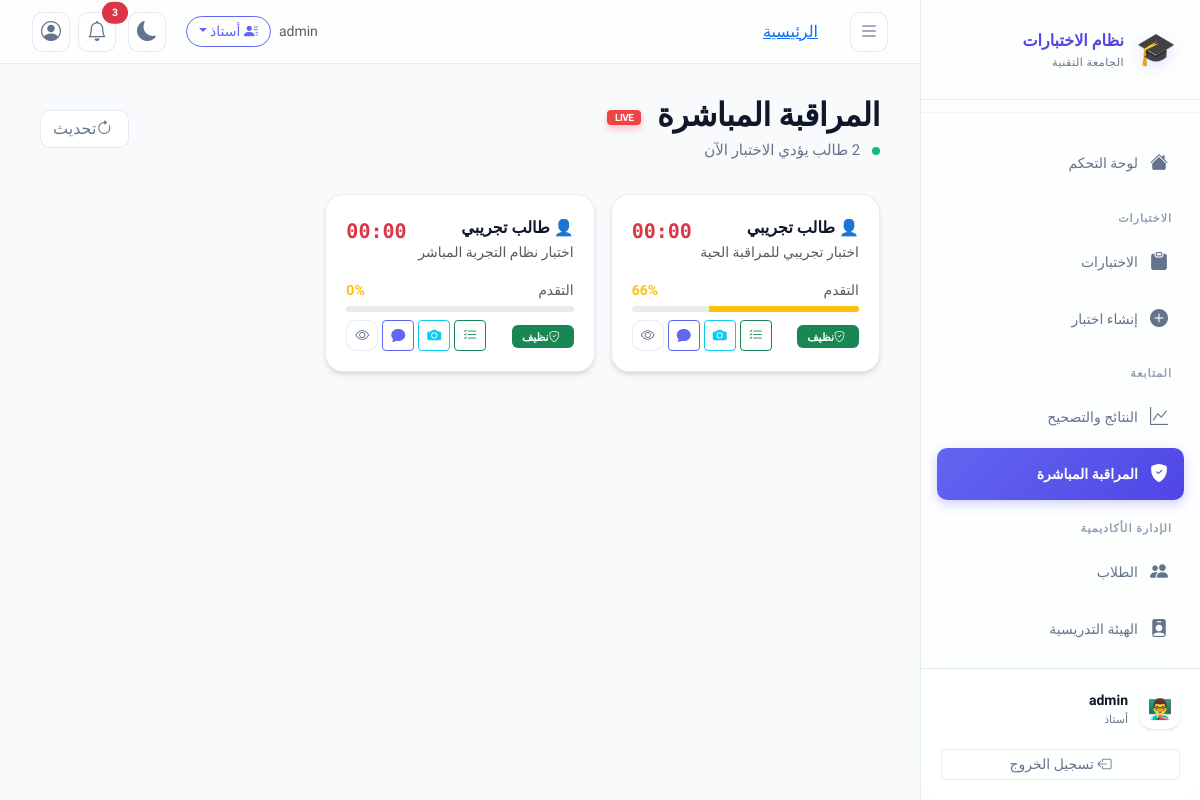
The page /monitoring/ (signed in) on the database its author committed.
### accounts/models.py (models this page shows, shortened)
class Profile(models.Model):
    ROLE_CHOICES = [
        ('admin', 'أستاذ'),
        ('assistant', 'مراقب / مصحح'),
        ('student', 'طالب'),
    ]
    LEVEL_CHOICES = [
        (1, 'المستوى الأول'),
        (2, 'المستوى الثاني'),
        (3, 'المستوى الثالث'),
        (4, 'المستوى الرابع'),
    ]
    user = models.OneToOneField(User, on_delete=models.CASCADE, related_name='profile')
    role = models.CharField(max_length=20, choices=ROLE_CHOICES, default='student')
    allowed_roles = models.JSONField(default=list, blank=True, verbose_name='الصلاحيات المتعددة', help_text='يخزن قائمة بالأدوار المسموحة لهذا المستخدم')
    student_id = models.CharField(max_length=20, blank=True, verbose_name='الرقم الجامعي')
    department_text = models.CharField(max_length=100, blank=True, verbose_name='القسم (نص)')
    college = models.ForeignKey(
        College, on_delete=models.SET_NULL, null=True, blank=True,
        related_name='profiles', verbose_name='الكلية'
    )
    academic_department = models.ForeignKey(
        Department, on_delete=models.SET_NULL, null=True, blank=True,
        verbose_name='القسم الأكاديمي'
    )
    level = models.PositiveIntegerField(
        choices=LEVEL_CHOICES, null=True, blank=True,
        verbose_name='المستوى الدراسي'
    )
    phone = models.CharField(max_length=20, blank=True, verbose_name='رقم الهاتف')
    is_active_account = models.BooleanField(default=True, verbose_name='حساب فعّال')
    generated_password = models.CharField(
        max_length=50, blank=True, verbose_name='كلمة المرور المولّدة',
        help_text='تُحفظ مؤقتاً لغرض الطباعة والتصدير'
    )
    created_by_admin = models.BooleanField(default=False, verbose_name='أنشئ بواسطة الإدارة')
    batch_id = models.CharField(max_length=50, blank=True, verbose_name='معرف الدفعة')
    extra_time_percentage = models.PositiveIntegerField(default=0, verbose_name='نسبة الوقت الإضافي (%)', help_text='الوقت الإضافي المخصص للطالب للحالات الخاصة (مثلاً 50 يعني زيادة 50% من وقت الاختبار الأصلي)')
    class Meta:
        verbose_name = 'ملف المستخدم'
        verbose_name_plural = 'ملفات المستخدمين'
    def is_admin(self):
        return self.role == 'admin'
    def get_role_display_safe(self):
        return dict(self.ROLE_CHOICES).get(self.role, self.role)
    def get_allowed_roles_list(self):
        if not self.allowed_roles:
            return [self.role]
        return self.allowed_roles

### exams/models.py (models this page shows, shortened)
class ExamAttempt(models.Model):
    exam = models.ForeignKey(Exam, on_delete=models.CASCADE, related_name='attempts', verbose_name='الاختبار')
    student = models.ForeignKey(User, on_delete=models.CASCADE, related_name='attempts', verbose_name='الطالب')
    started_at = models.DateTimeField(auto_now_add=True)
    submitted_at = models.DateTimeField(null=True, blank=True)
    is_submitted = models.BooleanField(default=False)
    violations_count = models.PositiveIntegerField(default=0, verbose_name='عدد المخالفات')
    ip_address = models.GenericIPAddressField(null=True, blank=True)
    user_agent = models.TextField(blank=True)
    time_spent_seconds = models.PositiveIntegerField(default=0, verbose_name='الوقت المستغرق (ثانية)')
    final_score = models.FloatField(null=True, blank=True, verbose_name='الدرجة النهائية')
    grade = models.CharField(max_length=5, blank=True, verbose_name='التقدير')
    is_fully_graded = models.BooleanField(default=False, verbose_name='مصحح بالكامل')
    grader_notes = models.TextField(blank=True, verbose_name='ملاحظات المصحح')
    class Meta:
        verbose_name = 'محاولة اختبار'
        verbose_name_plural = 'محاولات الاختبارات'
        ordering = ['-started_at']

class Exam(models.Model):
    STATUS_CHOICES = [
        ('draft', 'مسودة'),
        ('active', 'نشط'),
        ('closed', 'مغلق'),
    ]
    title = models.CharField(max_length=255, verbose_name='عنوان الاختبار')
    course = models.ForeignKey(Course, on_delete=models.SET_NULL, null=True, blank=True, related_name='exams', verbose_name='المادة الملحقة')
    subject = models.CharField(max_length=100, blank=True, verbose_name='المادة (اختياري)')
    description = models.TextField(blank=True, verbose_name='الوصف / التعليمات')
    duration = models.PositiveIntegerField(default=90, verbose_name='المدة (بالدقائق)')
    total_marks = models.PositiveIntegerField(default=100, verbose_name='الدرجة الكلية')
    pass_mark = models.PositiveIntegerField(default=50, verbose_name='درجة النجاح')
    status = models.CharField(max_length=10, choices=STATUS_CHOICES, default='draft', verbose_name='الحالة')
    use_course_bank = models.BooleanField(default=False, verbose_name='استخدام بنك أسئلة المادة')
    shuffle_questions = models.BooleanField(default=False, verbose_name='ترتيب عشوائي للأسئلة')
    allow_review = models.BooleanField(default=True, verbose_name='السماح بمراجعة الأسئلة')
    created_by = models.ForeignKey(User, on_delete=models.SET_NULL, null=True, related_name='created_exams', verbose_name='أنشئ بواسطة')
    created_at = models.DateTimeField(auto_now_add=True)
    updated_at = models.DateTimeField(auto_now=True)
    start_date = models.DateTimeField(null=True, blank=True, verbose_name='تاريخ البداية')
    end_date = models.DateTimeField(null=True, blank=True, verbose_name='تاريخ الانتهاء')
    max_attempts = models.PositiveIntegerField(default=1, verbose_name='أقصى عدد محاولات')
    assigned_students = models.ManyToManyField(User, related_name='assigned_exams', blank=True, verbose_name='الطلاب المخصصون')
    assigned_colleges = models.ManyToManyField(College, related_name='assigned_exams', blank=True, verbose_name='الكليات المستهدفة')
    assigned_departments = models.ManyToManyField(Department, related_name='assigned_exams', blank=True, verbose_name='الأقسام المستهدفة')
    random_question_count = models.PositiveIntegerField(null=True, blank=True, verbose_name='عدد الأسئلة العشوائية')
    is_mock = models.BooleanField(default=False, verbose_name='اختبار تجريبي (للتدريب)')
    require_seb = models.BooleanField(default=False, verbose_name='يتطلب متصفح آمن (SEB)')
    require_camera = models.BooleanField(default=False, verbose_name='يتطلب تحقق بالكاميرا')
    blind_grading = models.BooleanField(default=False, verbose_name='تفعيل التصحيح الأعمى (إخفاء أسماء الطلاب)')
    class Meta:
        verbose_name = 'اختبار'
        verbose_name_plural = 'الاختبارات'
        ordering = ['-created_at']

### exams/views.py (the view)
        @login_required
        def wrapper(request, *args, **kwargs):
            try:
                if request.user.profile.role not in roles:
                    return render(request, 'errors/403.html', status=403)
            except Profile.DoesNotExist:
                return render(request, 'errors/403.html', status=403)
            return view_func(request, *args, **kwargs)

### templates/exams/monitoring.html (shortened to what this page needs)
{% extends 'base.html' %}
{% block content %}
<div class="page-header d-flex justify-content-between align-items-center">
    <div>
        <h1 class="page-title">المراقبة المباشرة <span class="live-badge">LIVE</span></h1>
        <p class="page-sub">
            <span class="live-dot"></span>
            {{ active_attempts|length }} طالب يؤدي الاختبار الآن
        </p>
    </div>
    <button class="btn btn-ghost" onclick="refreshMonitor()"><i class="bi bi-arrow-clockwise me-1"></i>تحديث</button>
</div>
<div id="monitorGrid" class="row g-3">
    {% for attempt in active_attempts %}
    <div class="col-xl-4 col-md-6">
        <div class="monitor-card {% if attempt.violations_count >= 3 %}monitor-danger{% elif attempt.violations_count >= 1 %}monitor-warning{% endif %}" id="mc_{{ attempt.id }}">
            <div class="monitor-card-header">
                <div>
                    <div class="fw-bold">👤 {{ attempt.student.get_full_name }}</div>
                    <div class="text-muted small">{{ attempt.exam.title }}</div>
                </div>
                <div class="monitor-timer {% if attempt.time_remaining < 300 %}text-danger{% elif attempt.time_remaining < 600 %}text-warning{% else %}text-success{% endif %}"
                     id="timer_{{ attempt.id }}" data-remaining="{{ attempt.time_remaining }}">
                </div>
            </div>
            <div class="mb-2">
                <div class="d-flex justify-content-between small mb-1">
                    <span class="text-muted">التقدم</span>
                    <span class="text-warning fw-bold">{{ attempt.progress }}%</span>
                </div>
                <div class="progress" style="height:6px">
                    <div class="progress-bar bg-warning" style="width:{{ attempt.progress }}%"></div>
                </div>
            </div>
            <div class="d-flex justify-content-between align-items-center">
                <div>
                    {% if attempt.violations_count > 0 %}
                    <span class="badge bg-danger"><i class="bi bi-exclamation-triangle-fill me-1"></i>{{ attempt.violations_count }} مخالفة</span>
                    {% else %}
                    <span class="badge bg-success"><i class="bi bi-shield-check me-1"></i>نظيف</span>
                    {% endif %}
                </div>
                <div class="d-flex gap-1">
                    <button class="btn btn-sm btn-outline-success" onclick="openLiveAnswers('{{ attempt.id }}', '{{ attempt.student.get_full_name|escapejs }}')" title="مشاهدة الإجابات الحية">
                        <i class="bi bi-list-check"></i>
                    </button>
                    <button class="btn btn-sm btn-outline-info" onclick="openSnapshotGallery('{{ attempt.id }}', '{{ attempt.student.get_full_name|escapejs }}')">
                        <i class="bi bi-camera-fill"></i>
                    </button>
                    <button class="btn btn-sm btn-outline-primary" onclick="openMonitorChat('{{ attempt.id }}', '{{ attempt.student.get_full_name|escapejs }}')">
                        <i class="bi bi-chat-fill"></i>
                    </button>
                    <a href="{% url 'exam_result' attempt.pk %}" class="btn btn-sm btn-ghost"><i class="bi bi-eye"></i></a>
                </div>
            </div>
        </div>
    </div>
    {% empty %}
    <div class="col-12 text-center py-5 text-muted">
        <i class="bi bi-shield-check fs-1 d-block mb-3" style="color:var(--gold)"></i>
        <h5>لا يوجد طلاب يؤدون الاختبار حالياً</h5>
        <p>ستظهر هنا الجلسات النشطة فور بدء الطلاب</p>
    </div>
    {% endfor %}
</div>
{% endblock %}

### templates/base.html (shortened to what this page needs)
<!DOCTYPE html>
<html lang="ar" dir="rtl">
<head>
    <link href="https://cdn.jsdelivr.net/npm/bootstrap@5.3.0/dist/css/bootstrap.min.css" rel="stylesheet">
    <link href="https://cdn.jsdelivr.net/npm/bootstrap-icons@1.11.0/font/bootstrap-icons.css" rel="stylesheet">
    <link href="https://cdn.jsdelivr.net/npm/tom-select@2.3.1/dist/css/tom-select.bootstrap5.min.css" rel="stylesheet">
    {% load static %}
    <link href="{% static 'css/style.css' %}?v={% now 'U' %}" rel="stylesheet">
</head>
<body>
{% if user.is_authenticated %}
<div class="d-flex" id="layout-wrapper">
    <nav class="sidebar" id="sidebar">
        <div class="sidebar-brand">
            <div class="sidebar-logo">🎓</div>
            <div>
                <div class="sidebar-title">نظام الاختبارات</div>
                <div class="sidebar-sub">الجامعة التقنية</div>
            </div>
        </div>
        <hr class="sidebar-divider">
        <ul class="sidebar-nav">
            {% with profile=request.user.profile %}
            <li><a href="{% url 'dashboard' %}" class="sidebar-link {% if request.resolver_match.url_name == 'dashboard' %}active{% endif %}">
                <i class="bi bi-house-fill"></i> لوحة التحكم
            </a></li>
            {% if profile.role == 'admin' %}
                <li class="sidebar-section">الاختبارات</li>
                <li><a href="{% url 'exam_list' %}" class="sidebar-link {% if 'exam' in request.resolver_match.url_name %}active{% endif %}">
                    <i class="bi bi-clipboard-fill"></i> الاختبارات
                </a></li>
                <li><a href="{% url 'exam_create' %}" class="sidebar-link">
                    <i class="bi bi-plus-circle-fill"></i> إنشاء اختبار
                </a></li>
                <li class="sidebar-section">المتابعة</li>
                <li><a href="{% url 'results_list' %}" class="sidebar-link {% if request.resolver_match.url_name == 'results_list' %}active{% endif %}">
                    <i class="bi bi-graph-up"></i> النتائج والتصحيح
                </a></li>
                <li><a href="{% url 'monitoring' %}" class="sidebar-link {% if request.resolver_match.url_name == 'monitoring' %}active{% endif %}">
                    <i class="bi bi-shield-fill-check"></i> المراقبة المباشرة
                </a></li>
                <li class="sidebar-section">الإدارة الأكاديمية</li>
                <li><a href="{% url 'students_list' %}" class="sidebar-link {% if request.resolver_match.url_name == 'students_list' %}active{% endif %}">
                    <i class="bi bi-people-fill"></i> الطلاب
                </a></li>
                <li><a href="{% url 'instructors_list' %}" class="sidebar-link {% if request.resolver_match.url_name == 'instructors_list' %}active{% endif %}">
                    <i class="bi bi-person-badge-fill"></i> الهيئة التدريسية
                </a></li>
                <li><a href="{% url 'account_management' %}" class="sidebar-link {% if request.resolver_match.url_name == 'account_management' %}active{% endif %}">
                </a></li>
            {% endif %}
            {% endwith %}
        </ul>
        <div class="sidebar-footer">
            <div class="sidebar-user">
                <div class="sidebar-avatar">
                    {% if user.profile.role == 'admin' %}👨‍🏫{% else %}👨‍🎓{% endif %}
                </div>
                <div class="flex-grow-1 overflow-hidden">
                    <div class="sidebar-username">{{ user.get_full_name|default:user.username }}</div>
                    <div class="sidebar-role">{{ user.profile.get_role_display }}</div>
                </div>
            </div>
            <a href="{% url 'logout' %}" class="btn btn-outline-secondary btn-sm w-100 mt-2">
                <i class="bi bi-box-arrow-left"></i> تسجيل الخروج
            </a>
        </div>
    </nav>
    <div class="main-content flex-grow-1">
        <div class="topbar">
            <button class="btn btn-sm btn-ghost sidebar-toggle" id="sidebarToggle">
                <i class="bi bi-list fs-5"></i>
            </button>
            <nav aria-label="breadcrumb" class="ms-auto me-3">
                <ol class="breadcrumb mb-0 small">
                    {% block breadcrumb %}
                    <li class="breadcrumb-item"><a href="{% url 'dashboard' %}">الرئيسية</a></li>
                    {% endblock %}
                </ol>
            </nav>
            <div class="topbar-user d-flex align-items-center gap-2">
                <span class="text-muted small">{{ user.get_full_name|default:user.username }}</span>
                {% if user.profile.get_allowed_roles_list|length > 1 %}
                <div class="dropdown ms-2">
                    <button class="btn btn-sm btn-outline-primary dropdown-toggle rounded-pill" type="button" data-bs-toggle="dropdown" aria-expanded="false" title="تبديل الصلاحية">
                        <i class="bi bi-person-lines-fill me-1"></i> {{ user.profile.get_role_display_safe }}
                    </button>
                </div>
                {% endif %}
                <button class="btn btn-sm btn-ghost mx-1" id="darkModeToggle" title="تفعيل الوضع الليلي">
                    <i class="bi bi-moon-fill fs-5" id="darkModeIcon"></i>
                </button>
                <div class="dropdown">
                    <button class="btn btn-sm btn-ghost position-relative" data-bs-toggle="dropdown" id="notifBtn">
                        <i class="bi bi-bell fs-5"></i>
                        <span class="badge bg-danger rounded-pill position-absolute top-0 start-100 translate-middle d-none" id="notifBadge" style="font-size:0.65rem">0</span>
                    </button>
                </div>
                <a href="{% url 'profile' %}" class="btn btn-sm btn-ghost"><i class="bi bi-person-circle fs-5"></i></a>
            </div>
        </div>
        <div class="page-content">
            {% block content %}{% endblock %}
        </div>
    </div>
</div>
{% else %}
{% block auth_content %}{% endblock %}
{% endif %}
{% load static %}
</body>
</html>

### rows shown on the page
ExamAttempt: student.get_full_name "طالب تجريبي", exam "اختبار تجريبي للمراقبة الحية", progress "66", violations_count 0 (drawn)
ExamAttempt: student.get_full_name "طالب تجريبي", exam "اختبار نظام التجربة المباشر", progress "0", violations_count 0 (drawn)

### other values the page prints
{{ user.get_full_name|default:user.username }} "admin"
{{ user.profile.get_role_display }} "أستاذ"
{{ user.profile.get_role_display_safe }} "أستاذ"
